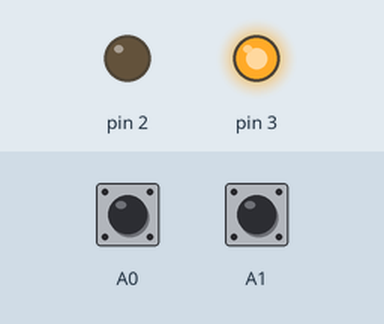
The sketch below on a simulated Arduino Uno, built with avr-gcc and run on an emulated ATmega328P. Parts: output pins drawn as LEDs (lit = HIGH). Inputs (shaded band) come from the test bench; at power-on: A0 HIGH, A1 HIGH. What the sketch prints to the serial monitor is not drawn.

Above: at 1.2 s.
1.3 s: A0 pulled LOW for 0.15 s
Timing chart, 0 to 4.3 s (numbered marks = the images above; inputs shaded):
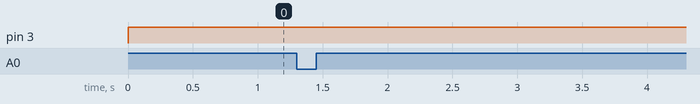

The sketch:

EncoderPololu.ino
```cpp
bool A, B, prevA, prevB;
int state = 0;
int prevstate = -9999;
int Step = 0;

void setup() {
  // put your setup code here, to run once:
  Serial.begin(2000000);
  pinMode(A0, INPUT_PULLUP);
  pinMode(A1, INPUT_PULLUP);
  pinMode(2, OUTPUT);
  pinMode(3, OUTPUT);
}

void loop() {
  langkah();
  if(Step < 40){
  digitalWrite(2, LOW);
  digitalWrite(3, HIGH);
  } else if (Step > 40){
    digitalWrite(2, HIGH);
    digitalWrite(3, LOW);
  }
  else{
    digitalWrite(2, LOW);
    digitalWrite(3, LOW);
  }
}

void langkah(){
  A = digitalRead(A0);
  B = digitalRead(A1);

  switch (state) {
    case 0: // 0 0
      if (state != prevstate) {
        if (prevstate == 3) {
          Serial.println("maju");
          Step = Step + 1;
          Serial.println(Step);
        }
        else if (prevstate == 1) {
          Serial.println("mundur");
          Step = Step - 1;
          Serial.println(Step);
        }
        prevstate = state;
      }

      if (A == 1) {
        state = 1;
      }

      if (B == 1) {
        state = 3;
      }
      break;

    case 1: // 1 0
      if (state != prevstate) {
        if (prevstate == 0) {
          Serial.println("maju");
          Step = Step + 1;
          Serial.println(Step);
        }
        else if (prevstate == 2) {
          Serial.println("mundur");
          Step = Step - 1;
          Serial.println(Step);
        }
        prevstate = state;
      }

      if (B == 1) {
        state = 2;
      }
      if (A == 0) {
        state = 0;
      }
      break;

    case 2: // 1 1
      if (state != prevstate) {
        if (prevstate == 1) {
          Serial.println("maju");
          Step = Step + 1;
          Serial.println(Step);
        }
        else if (prevstate == 3) {
          Serial.println("mundur");
          Step = Step - 1;
          Serial.println(Step);
        }
        prevstate = state;
      }

      if (A == 0) {
        state = 3;
      }
      if (B == 0) {
        state = 1;
      }
      break;

    case 3: // 0 1
      if (state != prevstate) {
        if (prevstate == 2) {
          Serial.println("maju");
          Step = Step + 1;
          Serial.println(Step);

        }
        else if (prevstate == 0) {
          Serial.println("mundur");
          Step = Step - 1;
          Serial.println(Step);
        }
        prevstate = state;
      }

      if (B == 0) {
        state = 0;
      }
      if(A == 1){
        state = 2;
      }
      break;
  }
}
```

Measured:
- after the input at 1.3 s, every drawn part: stays the same
